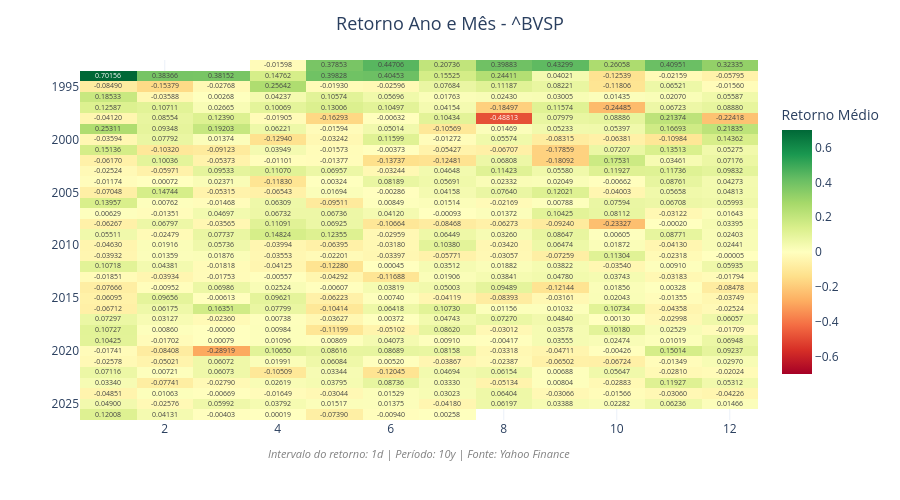

Notebook source saved alongside this figure:
### Code cell
fig = px.imshow(
    tabela,
    text_auto='.5f',            # anotações com 5 casas
    color_continuous_scale='RdYlGn',
    color_continuous_midpoint=0,  # centro em zero
    aspect='auto'
)

fig.update_layout(
    title=dict(
        text=f'Retorno Ano e Mês - {ativo}',
        x=0.5,
        xanchor='center',
        font=dict(size=18)
    ),
    coloraxis_colorbar=dict(
        title='Retorno Médio',
        len=0.8
    ),
    xaxis=dict(
        title='',
        tickangle=0
    ),
    yaxis=dict(
        title=''
    ),
    height=500,
    template='plotly_white',
)

# Rodapé
fig.add_annotation(
    text=f"<i>Intervalo do retorno: 1d | Período: 10y | Fonte: Yahoo Finance</i>",
    xref='paper',
    yref='paper',
    x=0.5,
    y=-0.12,
    showarrow=False,
    font=dict(
        size=11,
        color='gray'
    ),
    xanchor='center'
)

fig.show()

### Figure 1 — Plotly figure (JSON) as saved in the notebook; plotly's stock layout.template omitted (floating-point values rounded to 4 significant figures; data arrays with more than 128 entries replaced by an {"elided": "..."} marker saying what was removed)
{"data": [{"coloraxis": "coloraxis", "hovertemplate": "mes: %{x}<br>ano: %{y}<br>color: %{z}<extra></extra>", "name": "0", "texttemplate": "%{z:.5f}", "type": "heatmap", "x": [1, 2, 3, 4, 5, 6, 7, 8, 9, 10, 11, 12], "xaxis": "x", "y": [1993, 1994, 1995, 1996, 1997, 1998, 1999, 2000, 2001, 2002, 2003, 2004, 2005, 2006, 2007, 2008, 2009, 2010, 2011, 2012, 2013, 2014, 2015, 2016, 2017, 2018, 2019, 2020, 2021, 2022, 2023, 2024, 2025, 2026], "yaxis": "y", "z": {"elided": "34x12 float values"}}], "layout": {"annotations": [{"font": {"color": "gray", "size": 11}, "showarrow": false, "text": "<i>Intervalo do retorno: 1d | Período: 10y | Fonte: Yahoo Finance</i>", "x": 0.5, "xanchor": "center", "xref": "paper", "y": -0.12, "yref": "paper"}], "coloraxis": {"autocolorscale": false, "cmid": 0, "colorbar": {"len": 0.8, "title": {"text": "Retorno Médio"}}, "colorscale": [[0, "rgb(165,0,38)"], [0.1, "rgb(215,48,39)"], [0.2, "rgb(244,109,67)"], [0.3, "rgb(253,174,97)"], [0.4, "rgb(254,224,139)"], [0.5, "rgb(255,255,191)"], [0.6, "rgb(217,239,139)"], [0.7, "rgb(166,217,106)"], [0.8, "rgb(102,189,99)"], [0.9, "rgb(26,152,80)"], [1, "rgb(0,104,55)"]]}, "height": 500, "margin": {"t": 60}, "title": {"font": {"size": 18}, "text": "Retorno Ano e Mês - ^BVSP", "x": 0.5, "xanchor": "center"}, "xaxis": {"anchor": "y", "domain": [0, 1], "tickangle": 0, "title": {"text": ""}}, "yaxis": {"anchor": "x", "autorange": "reversed", "domain": [0, 1], "title": {"text": ""}}}}
